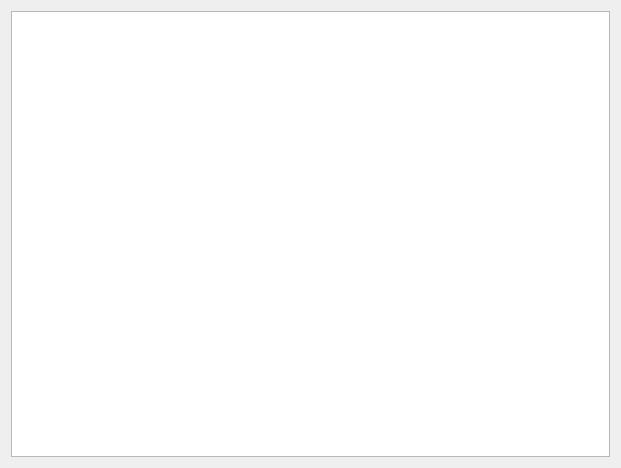
<?xml version="1.0" encoding="UTF-8"?>
<ui version="4.0">
 <class>ranklist</class>
 <widget class="QWidget" name="ranklist">
  <property name="geometry">
   <rect>
    <x>0</x>
    <y>0</y>
    <width>621</width>
    <height>468</height>
   </rect>
  </property>
  <property name="windowTitle">
   <string>Form</string>
  </property>
  <layout class="QGridLayout" name="gridLayout">
   <item row="0" column="0">
    <widget class="QTableWidget" name="tableWidget"/>
   </item>
  </layout>
 </widget>
 <resources/>
 <connections/>
</ui>
